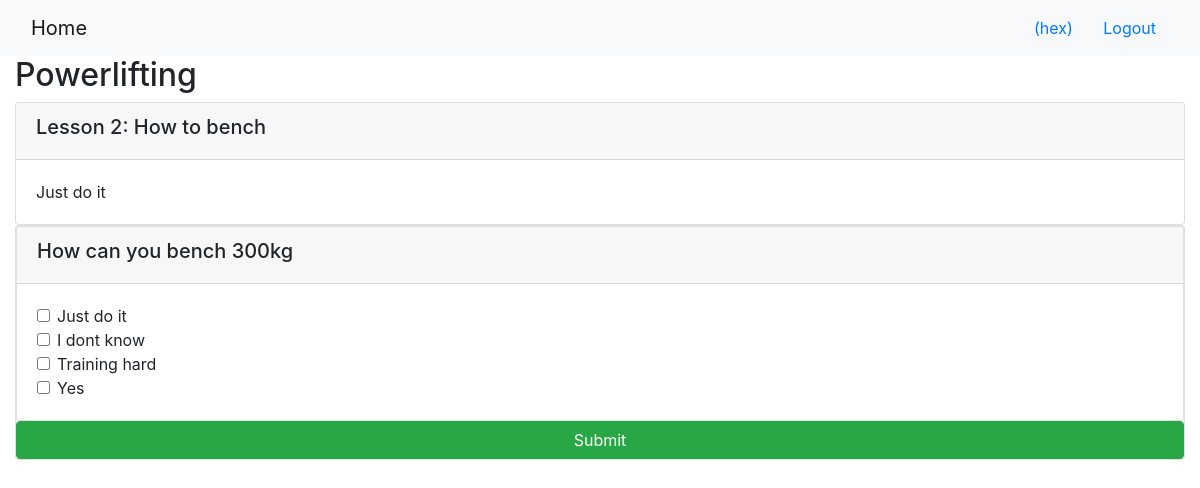
/onlinecourse/1/ (signed in), run on an earlier commit of the app's database.
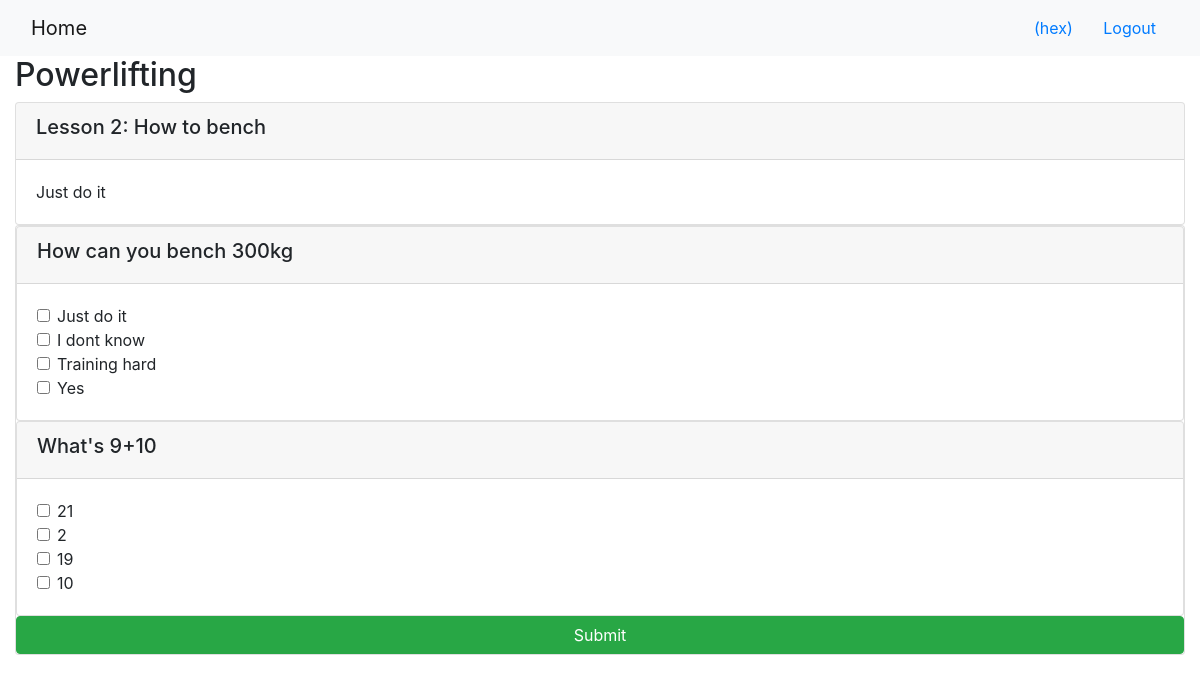
And on a later commit of the database.
### onlinecourse/models.py (models this page shows, shortened)
class Lesson(models.Model):
    title = models.CharField(max_length=200, default="title")
    order = models.IntegerField(default=0)
    course = models.ForeignKey(Course, on_delete=models.CASCADE)
    content = models.TextField()

class Question(models.Model):
    courses = models.ManyToManyField(Course)
    lesson = models.ForeignKey(Lesson, on_delete=models.CASCADE)
    qtext = models.CharField(null=False, max_length=200)
    qvalue = models.IntegerField(null=False)

class Choice(models.Model):
 questionid = models.ForeignKey(Question, on_delete=models.CASCADE, default=0)
 ctext = models.CharField(null=False, max_length=50)
 iscorrect = models.BooleanField(default=False)

### onlinecourse/views.py (the view)
# urls.py: path('<int:pk>/', views.CourseDetailView.as_view(), name='course_details'),
class CourseDetailView(generic.DetailView):
    model = Course
    template_name = 'onlinecourse/course_detail_bootstrap.html'

### onlinecourse/templates/onlinecourse/course_detail_bootstrap.html (shortened to what this page needs)
<!DOCTYPE html>
<html lang="en">
<head>
     {% load static %}
    <link rel="stylesheet" href="https://maxcdn.bootstrapcdn.com/bootstrap/4.5.2/css/bootstrap.min.css">
</head>
<body>
    <nav class="navbar navbar-light bg-light">
        <div class="container-fluid">
            <div class="navbar-header">
                  <a class="navbar-brand" href="{% url 'onlinecourse:index' %}">Home</a>
            </div>
            <ul class="nav navbar-nav navbar-right">
                {% if user.is_authenticated %}
                <li>
                    <a class="btn btn-link" href="#">{{ user.first_name }}({{ user.username }})</a>
                    <a class="btn btn-link" href="{% url 'onlinecourse:logout' %}">Logout</a>
                </li>
                {% endif %}
            </ul>
        </div>
    </nav>
    <div class="container-fluid">
        <h2>{{ course.name }}</h2>
            <div class="card-columns-vertical">
            {% for lesson in course.lesson_set.all %}
                <div class="card mt-1">
                    <div class="card-header"><h5>Lesson {{lesson.order|add:1}}: {{lesson.title}}</h5></div>
                    <div class="card-body">{{lesson.content}}</div>
                </div>
            </div>
                {%if user.is_authenticated%}
                            <div class="card card-columns-vertical">
                                <form id="questionform" action="{% url 'onlinecourse:submit' course.id %}" method="post">
                                    {%for question in lesson.question_set.all%}
                                    <div class="card">
                                        <div class="card-header"><h5>{{question.qtext}}</h5></div>
                                            <div class="card-body">
                                        {%for choice in question.choice_set.all%}
                                                <div class="form-check">
                                                    <label class="form-check-label">
                                                        <input type="checkbox" name="choice_{{choice.id}}"
                                                        class="form-check-input" id="{{choice.id}}"
                                                        value="{{choice.id}}">{{ choice.ctext }}
                                                    </label>
                                                </div>
                                        {% endfor %}
                                            </div>
                                    </div>
                                    {% endfor %}
                                    <input class="btn btn-success btn-block" type="submit" value="Submit">
                                </form>
                            </div>
                    {%else%}
                        <div>
                            <p>Registrate pa hacer examen</p>
                        </div>
                {%endif%}
            {%endfor%}
    </div>
</body>
</html>

What changed in the data, as far as the page shows it:
added Question: qtext "What's 9+10"
added Choice: ctext "21", shown under "What's 9+10"
added Choice: ctext "2", shown under "What's 9+10"
added Choice: ctext "19", shown under "What's 9+10"
added Choice: ctext "10", shown under "What's 9+10"
